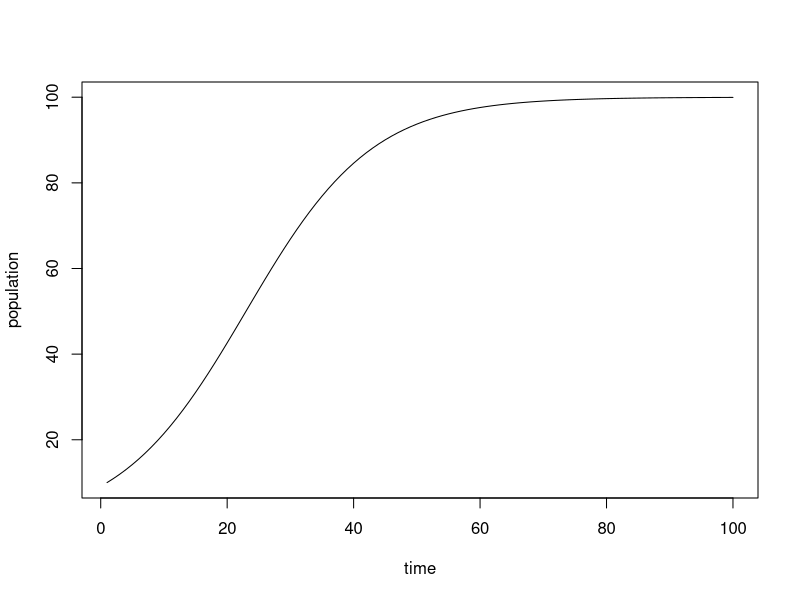
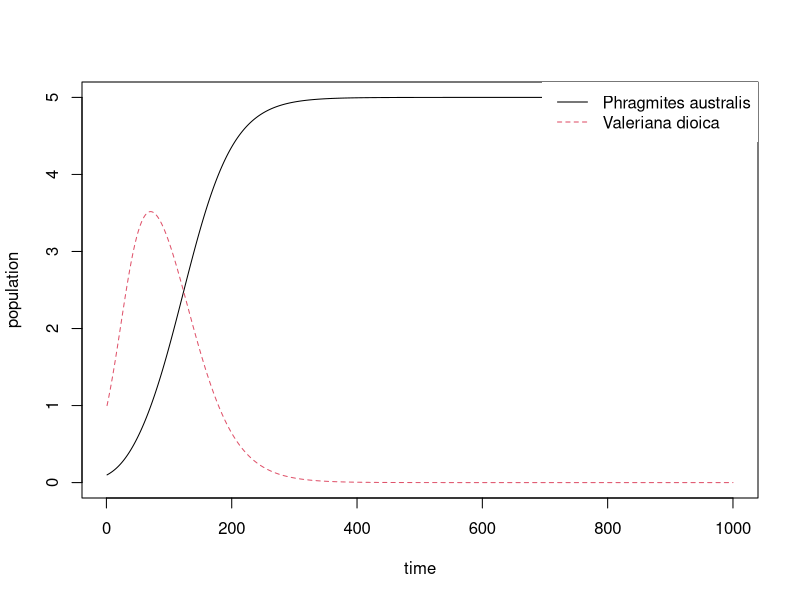

These charts were generated, in order, by the following R code: (Note: this script raises an error after producing the figures.)
##########################################################################################
# Lotka-Volterra model for competition system  ---------------------------------------
##########################################################################################

# Notes -------------------------------------------------------------------
# The competition variant has logistic growth! (exponential in predator-prey model)
# There are solutions for one equilibrium, multiple equilibria, no equilibria


# Library -----------------------------------------------------------------
library(deSolve)


# One species logistic -------------------------------------------------------------------
calcLogistic <- function(time, state, par)
{
  with(as.list(par), {
    dN <- r * state * (1 - state/K) ## 1/K = a11
    list(dN)
  })
}

# Two-species simulation --------------------------------------------------------------
par <- c(r = 0.1,
         K = 100)
state_init <- c(N = 10)
time = 1:100

Sim_logistic <- ode(y = state_init, times = time, func = calcLogistic, parms = par)
matplot(Sim_logistic[,-1], type = "l", xlab = "time", ylab = "population")

# Two-species model -------------------------------------------------------------------

## states N, M of two species
## dn/dt ==  r_n N * (1 - a_nn N - a_nm M)
## increment of rate r_n*N is at max for both very small intraspecific and interspecific competition
## a12 is the competition of M on N
## as states N or M grow bigger, r_n*N approaches 0

calcComp2 <- function (time, state, par)
{
  with(as.list(par), {
    dn <- r_n * state[1] * (1 - a11 * state[1] - a12 * state[2])
    dm <- r_m * state[2] * (1 - a22 * state[2] - a21 * state[1])
    list(c(dn, dm))
  })
}

# Two-species simulation --------------------------------------------------------------
par2 <- c(r_n = 0.05,
         r_m = 0.05,
         a11 = 0.2, ## interaction coefficients
         a21 = 0.3,
         a22 = 0.2,
         a12 = 0.1)
state_init <- c(0.1, 1)
time = 1:1000

Sim_2 <- ode(y = state_init, times = time, func = calcComp2, parms = par2)
matplot(Sim_2[,-1], type = "l", xlab = "time", ylab = "population")
legend("topright", c("Phragmites australis", "Valeriana dioica"), lty = c(1,2), col = c(1,2), box.lwd = 0)


# Multi-species matrix model -------------------------------------------------------------------

## For one species the model equation is:
## dn/dt ==  r_n N * (1 - (a_nn N + a_nm M))

## Same for multiple species:
## dm/dt ==  r m * (1 - (A %*% m))
## first term (r m): here, r, m are just vectorized
## second term (1 - (A %*% m)): for a two species model equivalent to
## c(A_11 m1 + A_12 m2, A_21 m1 + A_22 m2)


calcCompM <- function(t,
                      m, # A vector of species states.
                      par){
  r <- par[[1]] # Length n vector of growth rates.
  A <- par[[2]] # Full n x n matrix of interaction coefficients
  dm <- r * m * (1 - (A %*% m)) # This is logistic as well.
  return(list(c(dm)))
}

# Multi-species simulation -------------------------------------------------------------------
n_species <- 9
time <- 1:500

## Generate some random parameters.
r <- runif(n_species)*2 # Vector of growth rates.

alpha <- .01 # The mean interaction
A <- matrix(rnorm(n_species^2, alpha, alpha/10), nrow = n_species) # A full matrix of mutual competition factors.

par <- list(r, A) # Parameters list, including a matrix of alpha values.

m0 <- runif(n_species)/(n_species*alpha) # Initial state matrix.

Sim_m <- ode(m0, time, calcCompM, par)
matplot(t, Sim_m[,-1], type="l", ylab="N") # log='y'


# GLV ---------------------------------------------------------------------

## instead of
## dm/dt == r * m * (1 - (A %*% m))
## <=>
## dm/dt == m * (r - r*(A %*% m))


## GLV
## dm/dt == m * (r2 + A2 %*% m)
## dm/dt == m * (r2 + (a11 * m1 +  a12 * m2 ...))



# Data --------------------------------------------------------------------
## Longitudinal community data is available at
# library(dave) [Package for WILDI text book]
# data(lveg)
# data(ltim)
# ?lveg
# ?ltim


# gauseR --------------------------------------------------------------------
## Just as a note that this exists, including data:
# library(gauseR)
